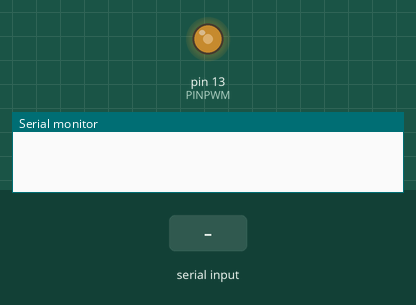
This sketch was run on a simulated Arduino Uno, built with avr-gcc and run on an emulated ATmega328P. Shown: output pins drawn as LEDs (lit = HIGH), the last lines printed to the serial monitor. The inputs (shaded band) are chosen by the test bench.

Above: at 1.2 s.
1.3 s: "+" received over Serial
At 2.1 s:
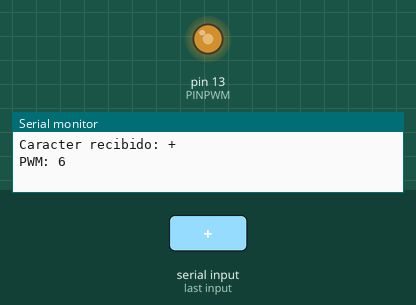
2.8 s: "-" received over Serial
At 4.0 s:
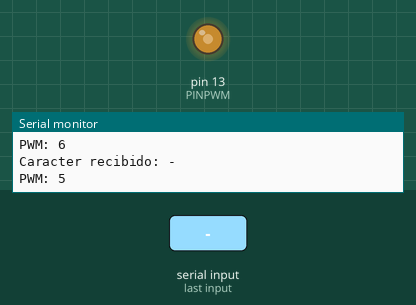
Timing chart, 0 to 5.8 s (numbered marks = the images above; inputs shaded):
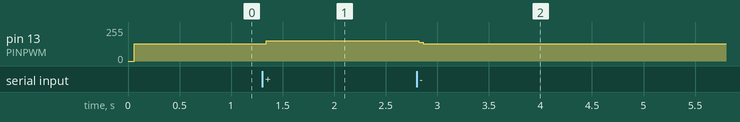

The sketch:

TimerOne_GPIOPWM.ino
```cpp
#include <TimerOne.h>

void setup() {
  PWM_Init(5);

  Serial.begin(9600);

  // put your setup code here, to run once:
  Timer1.initialize(1000);  // 1ms
  Timer1.attachInterrupt( Systick_Handler );

}

void loop() {
  PSerial_Recibir();
}

void Systick_Handler(void)
{
  static int Divisor = 0;

  PWM_Work();

  Divisor++;
  if(Divisor > 1000)
  {
    Divisor = 0;

  }
}
```

PSerial.ino
```cpp
void PSerial_Recibir(void)
{
  if (Serial.available() > 0)
  { // Comprueba si hay datos disponibles en el buffer del puerto serial
    char receivedChar = Serial.read(); // Lee el primer byte de datos del buffer
    Serial.print("Caracter recibido: ");
    Serial.println(receivedChar); // Muestra el carácter recibido en el puerto serial

    PSerial_Analisis(receivedChar);
  }
}

void PSerial_Analisis(char dato)
{
  static char dutycicle = 5;

  if(dato == '+')
  {
    dutycicle += 1;
    if(dutycicle > 10)
      dutycicle = 10;

    PWM_Set(dutycicle);
  }

  if(dato == '-')
  {
    if(dutycicle >= 1)
      dutycicle -= 1;

    PWM_Set(dutycicle);
  }
}
```

PWM.ino
```cpp
#define PINPWM  13

unsigned char duty = 0;

void PWM_Init(unsigned char duty_init)
{
  pinMode(PINPWM, OUTPUT);

  duty = duty_init;
}

void PWM_Set(unsigned char duty_conf)
{
  if(duty_conf > 10)
    duty_conf = 10;

  duty = duty_conf;

  Serial.print("PWM: ");
  Serial.println((int)duty); // Muestra el carácter recibido en el puerto serial
}

void PWM_Work(void)
{
  // 0 1 2 3 4 5 6 7 8 9
  //       d
  // 11111110000000000000

  static char div = 0;

  div++;

  if(div > duty)
  {
    digitalWrite(PINPWM, 0);
  }
  else
  {
    digitalWrite(PINPWM, 1);
  }

  if(div >= 10)
    div = 0;
}
```

Measured:
- after the input at 1.3 s, pin 13 (PINPWM): 128/255 → 153/255 at once
- after the input at 2.8 s, pin 13 (PINPWM): 153/255 → 128/255 at once
